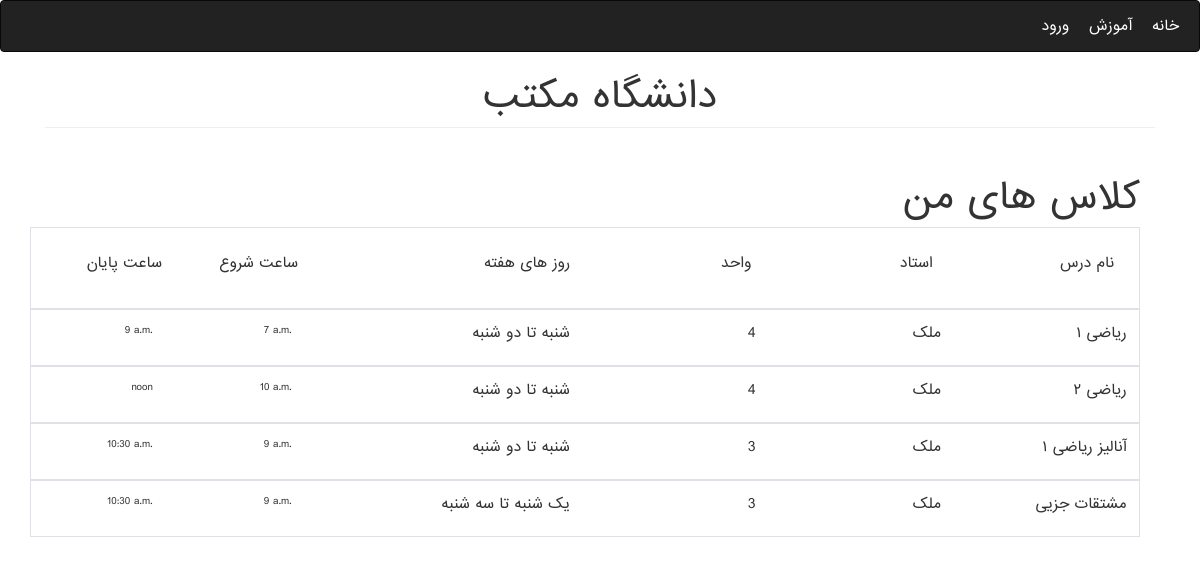
Screenshot of /Education/student-courses/ with the database file from the repository.
### Education/models.py (models this page shows, shortened)
class Course(models.Model):
    college = models.ForeignKey(College, on_delete=models.CASCADE)
    lesson = models.ForeignKey(Lesson, on_delete=models.RESTRICT)
    teacher = models.ForeignKey(Teacher, on_delete=models.RESTRICT)
    hours = models.DecimalField(max_digits=10, decimal_places=2)
    max_stds = models.PositiveIntegerField()
    start_date = models.DateField()
    ACTIVE = True
    ENDED = False
    status = (
        (ACTIVE, 'Active'),
        (ENDED, 'Ended'),
    )
    course_status = models.BooleanField(default=ACTIVE, choices=status)
    days = (
        (SATURDAY[0], SATURDAY[1]),
        (SUNDAY[0], SUNDAY[1]),
        (MONDAY[0], MONDAY[1]),
        (THURSDAY[0], THURSDAY[1]),
        (WEDNESDAY[0], WEDNESDAY[1]),
        (TUESDAY[0], TUESDAY[1])
    )
    session_1 = models.CharField(max_length=100, choices=days, null=True, blank=True)
    session_2 = models.CharField(max_length=100, choices=days, null=True, blank=True)
    session_start_time = models.TimeField(default=django.utils.timezone.now)
    session_end_time = models.TimeField(default=django.utils.timezone.now)

class Lesson(models.Model):
    name = models.CharField(max_length=250, unique=True)
    unit = models.PositiveIntegerField()

class Person(models.Model):
    user = models.OneToOneField(User, on_delete=models.CASCADE, null=True, blank=True, verbose_name=USERNAME)
    first_name = models.CharField(max_length=200, verbose_name=FIRST_NAME)
    last_name = models.CharField(max_length=200, verbose_name=LAST_NAME)
    birthday = models.DateField(verbose_name=BIRTHDAY)
    address = models.TextField(verbose_name=ADDRESS)
    personal_id = models.CharField(max_length=200, unique=True, blank=True, null=True, verbose_name=PERSONAL_ID)
    email = models.EmailField(verbose_name=EMAIL)
    entry_date = models.DateField(null=True, blank=True, default=django.utils.timezone.now, verbose_name=ENTRY_DATE)
    register_date = models.DateField(null=True, blank=True, default=django.utils.timezone.now,
                                     verbose_name=REGISTER_DATE)

### Education/views.py (the view)
# urls.py: path('student-courses/', StudentCourseListView.as_view(), name='student_courses'),
class StudentCourseListView(generic.ListView):
    template_name = 'Education/student/std_courses.html'
    def get_queryset(self):
        queryset = Course.objects.filter(studentcourse__student__user_id=self.request.user.id)
        return queryset

### templates/Education/student/std_courses.html (shortened to what this page needs)
{% extends 'Education/base.html' %}
{% block content %}
<div class="container mt-5">
        <div class="text-right"><h1>کلاس های من</h1></div>
        <div class="card-body border">
                            <div class="card-body col-12">
                                <div class="row">
                                    <p class="card-text text-right col-2">  نام درس </p>
                                    <p class="card-text text-right col-2">استاد</p>
                                    <p class="card-text text-right col-2">واحد</p>
                                    <div class="col-6">
                                        <div class="row">
                                            <p class="card-text col-6 text-right">روز های هفته </p>
                                            <p class="card-text col-3 text-right">ساعت شروع</p>
                                            <p class="card-text col-3 text-right">ساعت پایان</p>
                                        </div>
                                    </div>
                                </div>
                            </div>
                        </div>
        {% for course in object_list %}
            <div class="card-body border">
            <div class="row">
                <p class="card-text text-right col-2">{{course.lesson.name}}</p>
                <p class="card-text text-right col-2">{{course.teacher.last_name}}</p>
                <p class="card-text text-right col-2">{{course.lesson.unit}}</p>
                <div class="col-6">
                    <div class="row">
                        <p class="card-text col-6 text-right">{{course.session_1}} تا {{ course.session_2 }} </p>
                        <p class="card-text col-3 text-right"
                           style="direction: ltr!important; font-size: 70%">{{course.session_start_time}}</p>
                        <p class="card-text col-3 text-right"
                           style="direction: ltr!important; font-size: 70%">{{course.session_end_time}}</p>
                    </div>
                </div>
            </div>
        </div>
        {% endfor %}
</div>
{% endblock %}

### static/css/main.css (style rules this page uses)
* { direction: rtl; font-family: "iranian sans", sans-serif; }

### rows the page displays
Course: lesson.name "ریاضی ۱", teacher.last_name "ملک", lesson.unit "4", session_1 "شنبه", session_2 "دو شنبه", session_start_time "7 a.m.", session_end_time "9 a.m."
Course: lesson.name "ریاضی ۲", teacher.last_name "ملک", lesson.unit "4", session_1 "شنبه", session_2 "دو شنبه", session_start_time "10 a.m.", session_end_time "noon"
Course: lesson.name "آنالیز ریاضی ۱", teacher.last_name "ملک", lesson.unit "3", session_1 "شنبه", session_2 "دو شنبه", session_start_time "9 a.m.", session_end_time "10:30 a.m."
Course: lesson.name "مشتقات جزیی", teacher.last_name "ملک", lesson.unit "3", session_1 "یک شنبه", session_2 "سه شنبه", session_start_time "9 a.m.", session_end_time "10:30 a.m."
